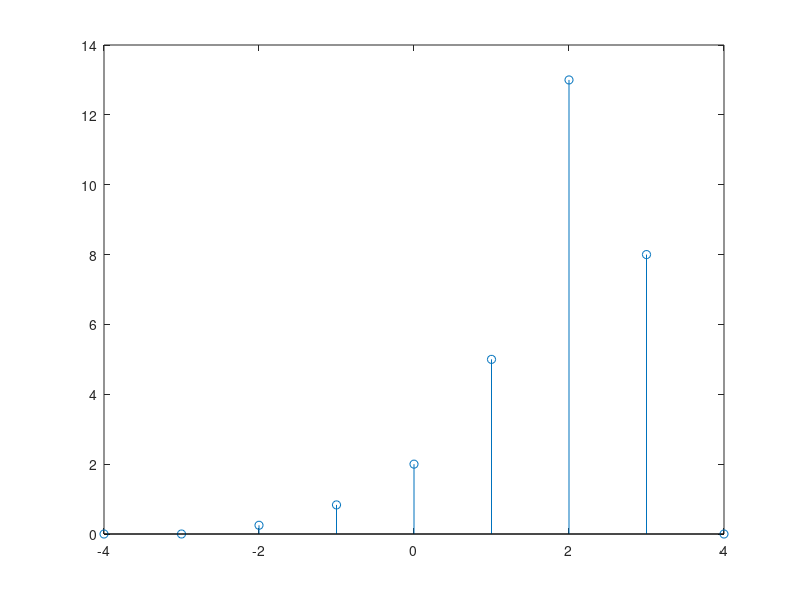

Source code (MATLAB):
n1=-1:1:2;
n2=-2:1:3;
n=-4:1:4;
x1=[zeros(1,3),3.^n1.*ones(1,4),zeros(1,2)];
x2=[zeros(1,2),2.^n2.*ones(1,6),zeros(1,1)];
y1=x1+x2;
stem(n,y1)
